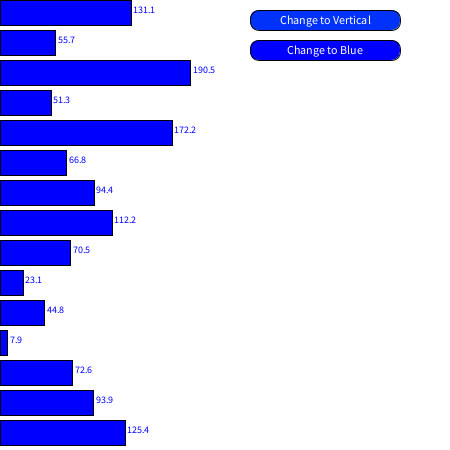
Frame 1 (no input)
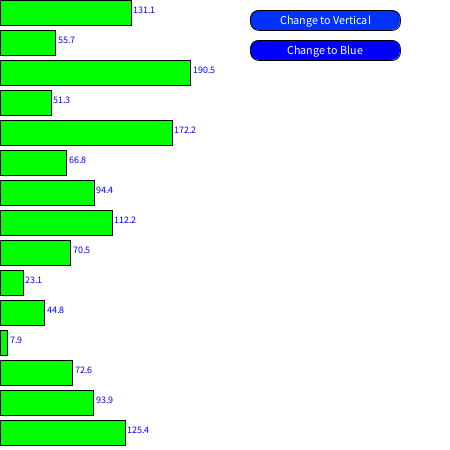
Frame 60 (the mouse pressed at the canvas centre just before this capture)
Frame 120 (the mouse held since frame 60 and released just before this capture): identical to frame 60, image omitted

The Processing sketch that drew these frames (run headless with seeded random() and noise(); from frame 60 on, the mouse is pressed at the canvas centre):

// Processing sketch: processing_166742
// ── processing_166742.pde

float[] myNumbers;
int bt1X, bt2X, bt1Y, bt2Y, btWidth, btHeight, btGreen, btBlue, btTextColor;
String label1, label2;
boolean isVertical, isGreen, isHovering1, isHovering2;

void setup() {
  size(450, 450);
  bt1X=250;
  bt1Y=10;
  btWidth=150;
  btHeight=20;
  bt2X=bt1X;
  bt2Y=bt1Y+btHeight+10;
  btGreen=255;
  btBlue=0;
  btTextColor=255;
  label1="Change to Vertical";
  label2="Change to Green";
  isVertical=false;
  isGreen=false;
  isHovering1=false;
  isHovering2=false;

  myNumbers=new float[15];
  for (int i=0; i<myNumbers.length; i++) {
    myNumbers[i]=random(5, 200);
    //    println(myNumbers[i]);
  }
}

void draw() {
  background(255);
  if (isVertical) {
    label1="Change to Horizontal";
    drawVerticalBar();
  } else {
    label1="Change to Vertical";
    drawHorizontalBar();
  }
  if (isGreen) {
    label2="Change to Green";
    btGreen=255;
    btBlue=0;
    btTextColor=0;
  } else {
    label2="Change to Blue";
    btGreen=0;
    btBlue=255;
    btTextColor=255;
  }
  //drawing button 1
  fill(0, 50, 250);
  rect(bt1X, bt1Y, btWidth, btHeight, 10);
  fill(255);
  textSize(12);
  textAlign(CENTER, CENTER);
  text(label1, bt1X, bt1Y, btWidth, btHeight);

  //drawing button 2
  fill(0, btGreen, btBlue);
  rect(bt2X, bt2Y, btWidth, btHeight, 10);
  fill(btTextColor);
  textSize(12);
  textAlign(CENTER, CENTER);
  text(label2, bt2X, bt2Y, btWidth, btHeight);
}

void drawHorizontalBar () {
  for (int i=0; i<myNumbers.length; i++) {
    float barHeight=25;
    fill(0, btBlue, btGreen);
    rect(0, i*30, myNumbers[i], barHeight);
    fill(0, 0, 255);
    textSize(10);
    textAlign(LEFT);
    text(nf(myNumbers[i], 0, 1), myNumbers[i]+2, i*30+barHeight/2);
  }
}

void drawVerticalBar() {
  for (int i=0; i<myNumbers.length; i++) {
    float barWidth=25;
    fill(0, btBlue, btGreen);
    rect(i*30, 450, barWidth, -myNumbers[i]);
    fill(0, 0, 255);
    textSize(10);
    textAlign(LEFT);
    text(nf(myNumbers[i], 0, 1), i*30, 450-myNumbers[i]-3);
  }
}


void mouseMoved() {
  if (mouseX>=bt1X && mouseX<=btWidth+bt1X && mouseY >=bt1Y && mouseY<=btHeight+bt1Y) {
    isHovering1=true;
  } else {
    isHovering1=false;
  }

  if (mouseX>=bt2X && mouseX<=btWidth+bt2X && mouseY >=bt2Y && mouseY<=btHeight+bt2Y) {
    isHovering2=true;
  } else {
    isHovering2=false;
  }
}


void mouseReleased() {
  if (isHovering1) {
    if (!isVertical) {
      isVertical=true;
    } else {
      isVertical=false;
    }
  }
  if (isHovering2) {
    if (!isGreen) {
      isGreen=true;
    } else {
      isGreen=false;
    }
  }
}
